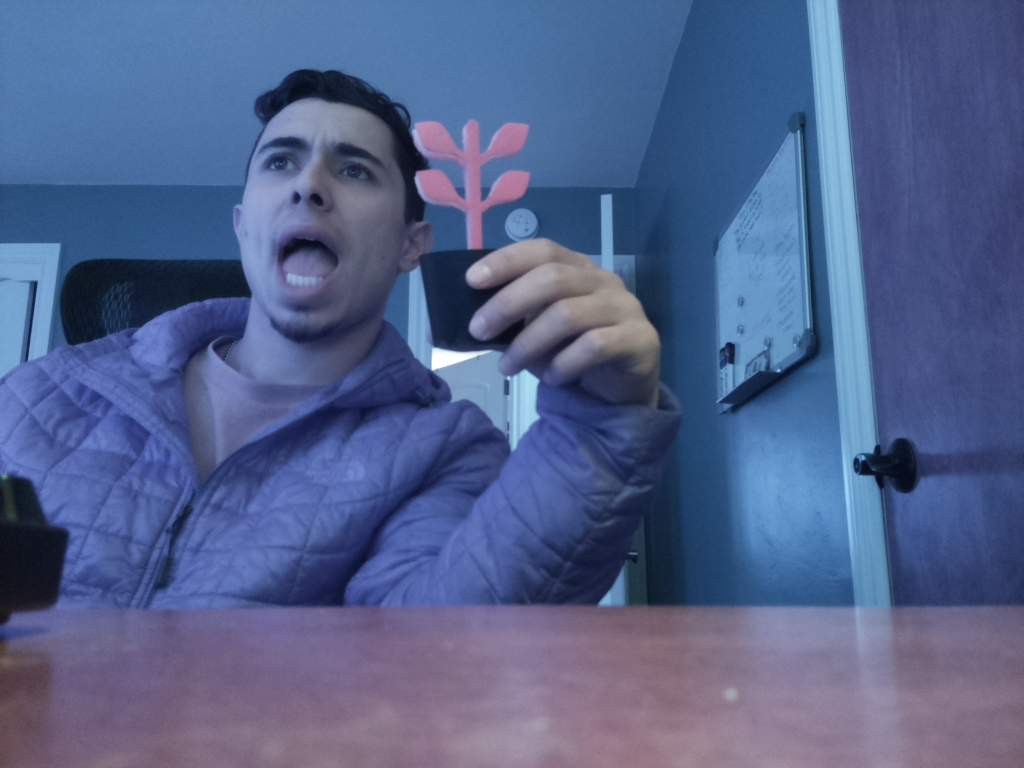
#> input picture Mondo/Test_Images/image1.jpg, 1024 x 768 px, found by its file name
$ python Contour_Finder.py
#> lines starting #> are read from the running program, lines starting #| are printed output that depends on the picture; after the words box and inside, x2 and y2 are one past the last pixel; in counts of white or black regions, pixels touching at a corner belong together
import numpy as np
import cv2
from matplotlib import pyplot as plt
import os

directory = "E:\\PAAC\\Test_Images"

def display_contours(image):

    imgray = cv2.cvtColor(image, cv2.COLOR_BGR2GRAY)

    edges = cv2.Canny(imgray,100,200)

    cv2.imshow('edges',edges)

    k = cv2.waitKey(0)
    if k==27:
        cv2.destroyAllWindows()
    else:
        print(k)

# [56 lines left out: functions find_red, find_green, not called in this run]

for file in os.listdir(directory):
    if file.endswith(".jpg") or file.endswith(".png"):
        image_file = directory + "\\" + file
        image = cv2.imread(image_file)
#> image is the input picture: shape (768, 1024, 3); mean B, G, R 139.3, 97.3, 82.4
        display_contours(image)
#> in display_contours, `imgray = cv2.cvtColor(image, cv2.COLOR_BGR2GRAY)`:
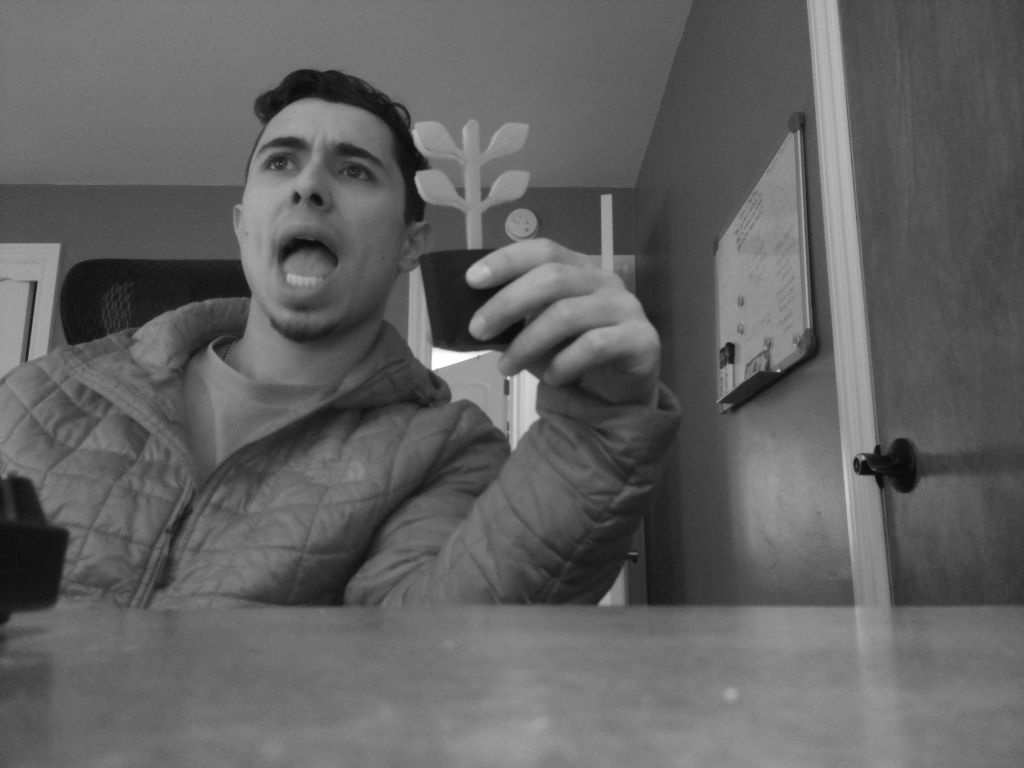
#> imgray: shape (768, 1024); min 9, max 255, mean 97.6
#> in display_contours, `edges = cv2.Canny(imgray,100,200)`:
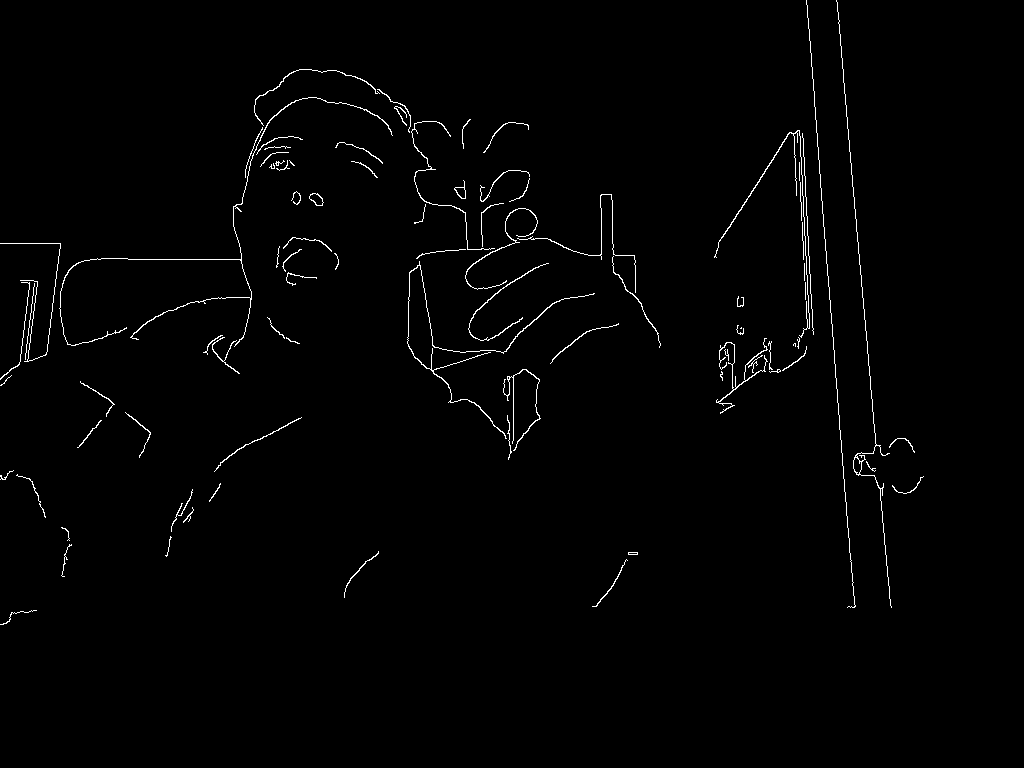
#> edges: shape (768, 1024); 1.2% white in thin lines or dots, all inside (x1, y1, x2, y2) = (0, 0, 924, 625)
#> (key Esc is pressed here)
        continue
    else:
        pass
#> pass 2 of the loop `for file in os.listdir(directory):`:
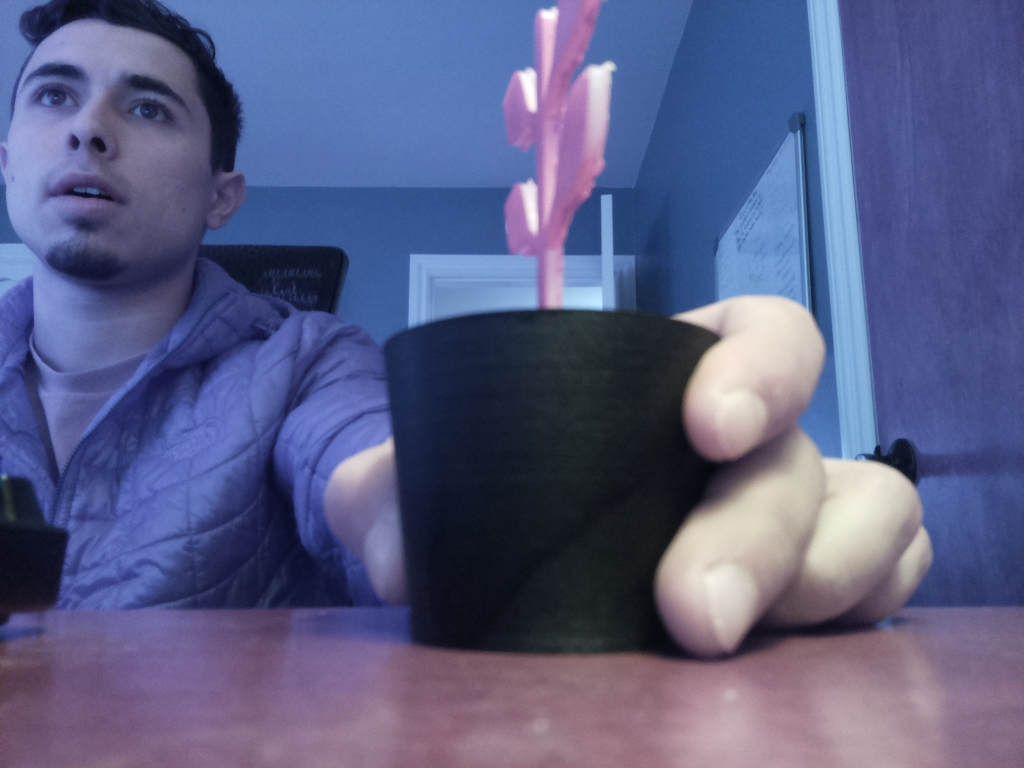
#> input picture Mondo/Test_Images/image10.jpg, 1024 x 768 px, found by its file name
#> image is the input picture: shape (768, 1024, 3); mean B, G, R 133.5, 93.9, 89.9
#> in display_contours (call 2), `imgray = cv2.cvtColor(image, cv2.COLOR_BGR2GRAY)`:
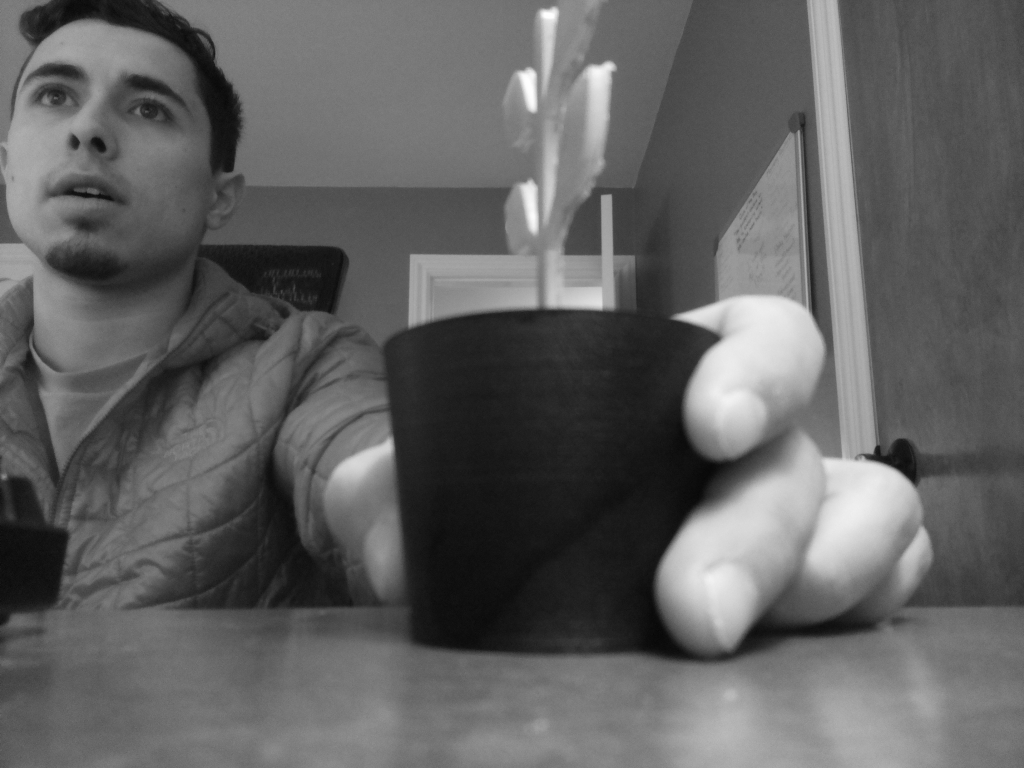
#> imgray: shape (768, 1024); min 6, max 255, mean 97.2
#> in display_contours (call 2), `edges = cv2.Canny(imgray,100,200)`:
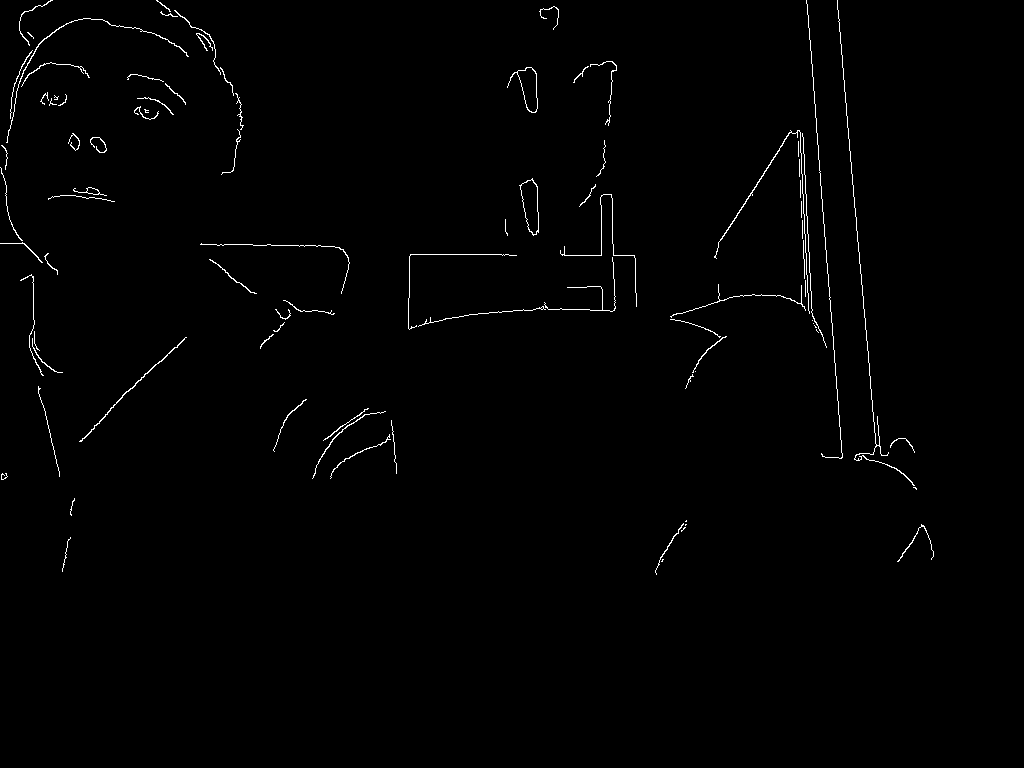
#> edges: shape (768, 1024); 0.89% white in thin lines or dots, all inside (x1, y1, x2, y2) = (0, 0, 934, 575)
#> (key Enter is pressed here)
#> pass 3 of the loop `for file in os.listdir(directory):`:
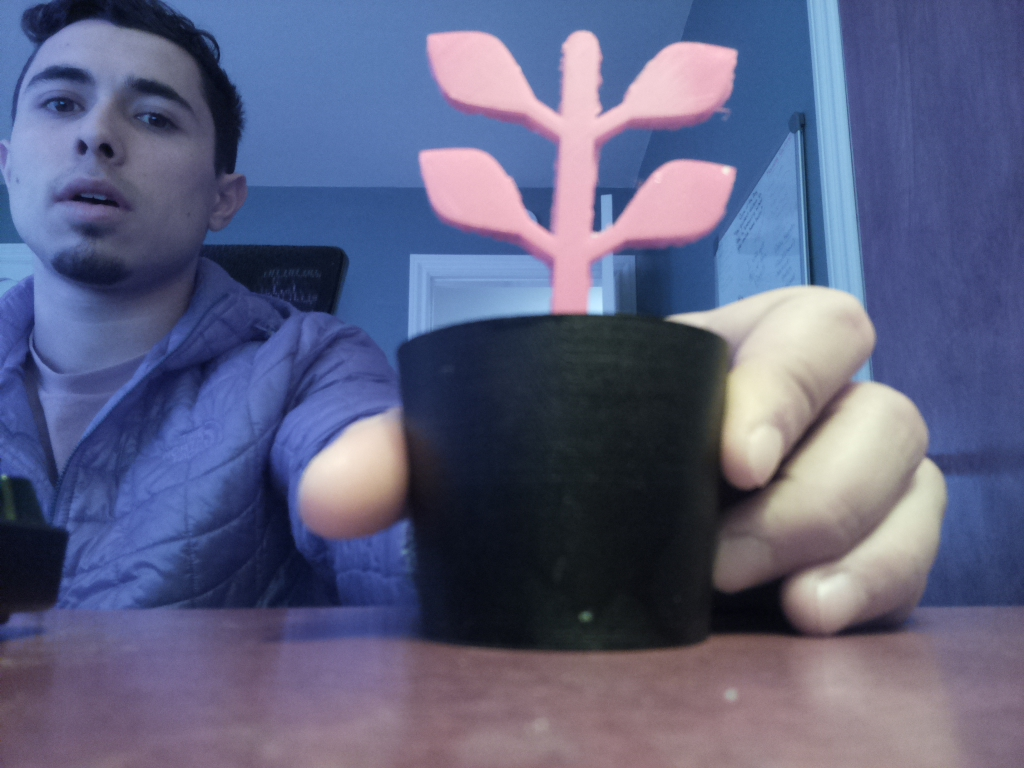
#> input picture Mondo/Test_Images/image11.jpg, 1024 x 768 px, found by its file name
#> image is the input picture: shape (768, 1024, 3); mean B, G, R 128.7, 97.1, 93.7
#> in display_contours (call 3), `imgray = cv2.cvtColor(image, cv2.COLOR_BGR2GRAY)`:
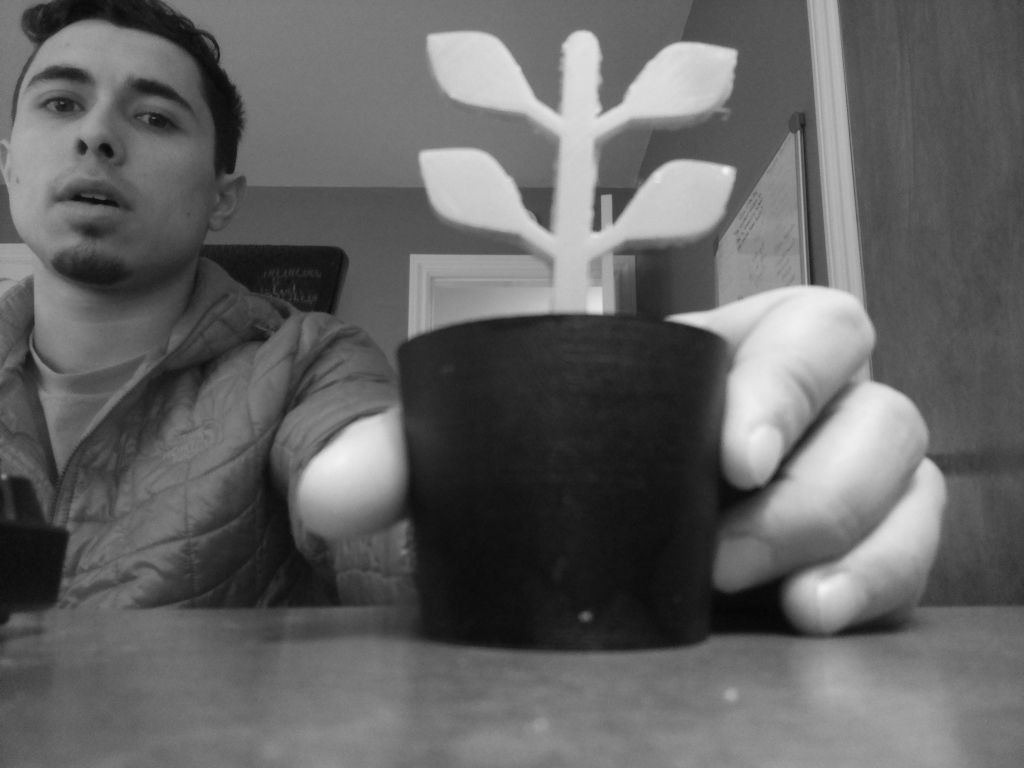
#> imgray: shape (768, 1024); min 4, max 242, mean 99.7
#> in display_contours (call 3), `edges = cv2.Canny(imgray,100,200)`:
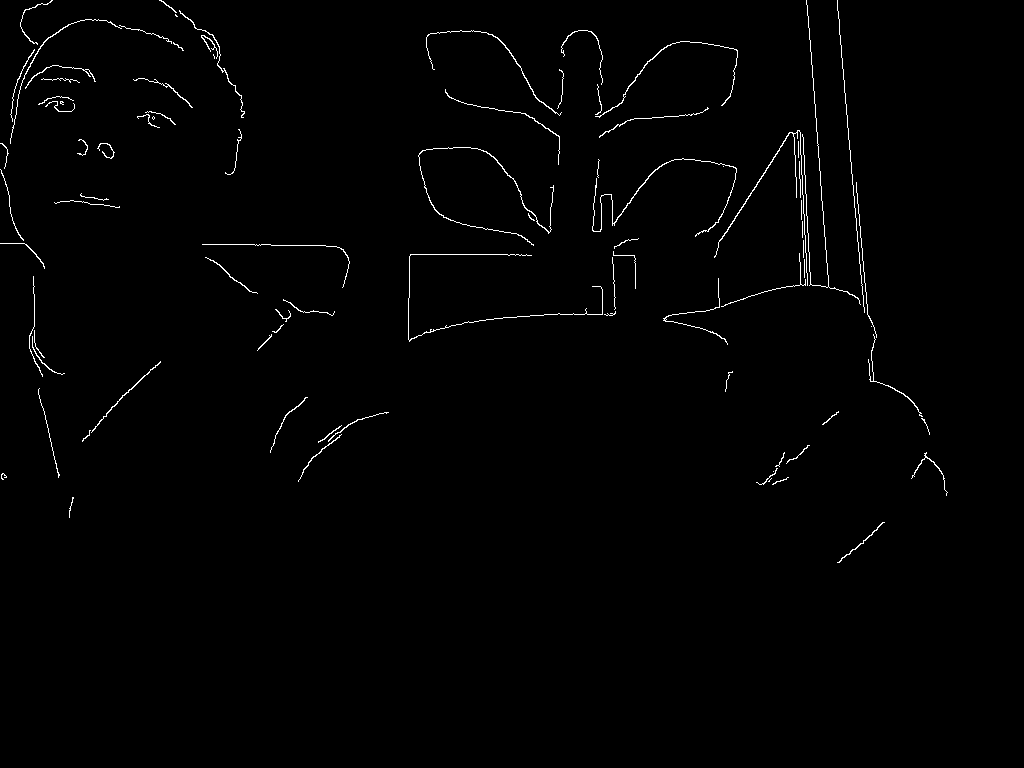
#> edges: shape (768, 1024); 1% white in thin lines or dots, all inside (x1, y1, x2, y2) = (0, 0, 948, 563)
#> the loop made 4 passes; the first 3 are shown
